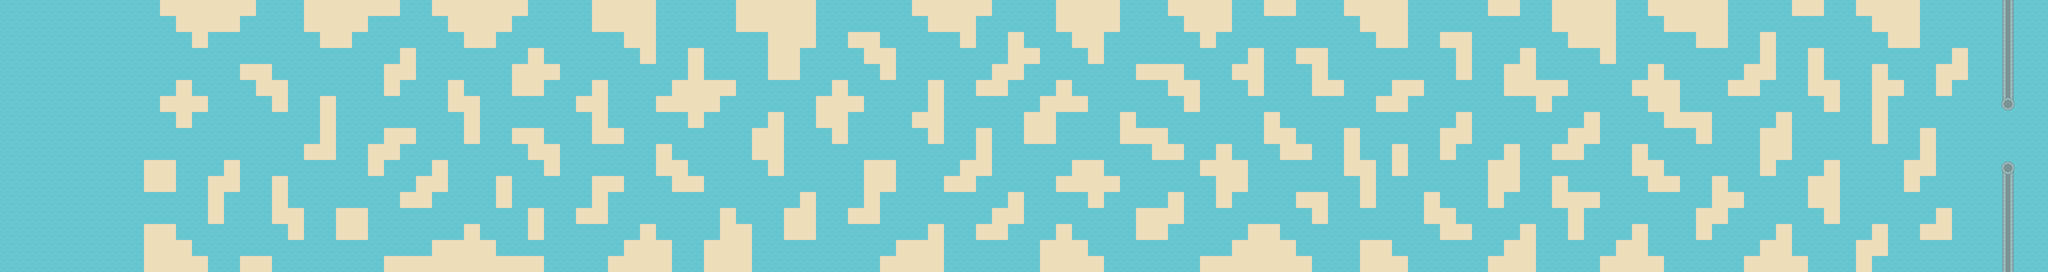

A level layout from a 2D game, rendered from its tile map. Below: a short description, then the map file with tile-grid data replaced by summaries:
An orthogonal 128x17 tile map with 64x64 px tiles, 2 tile layers (Water, Background), 2 tilesets and 244 objects (238x derwent, 4x bound, player, monster).

<map version="1.2" tiledversion="1.2.2" orientation="orthogonal" renderorder="right-down" width="128" height="17" tilewidth="64" tileheight="64" infinite="0" nextlayerid="45" nextobjectid="1196">
 <tileset firstgid="1" source="rpg-tiles-64.tsx" />
 <tileset firstgid="261" source="map-tiles-64.tsx" />
 <layer id="43" name="Water" width="128" height="17">
  <data>[2176 cells, 2176 non-empty, 1 distinct tile ids]</data>
 </layer>
 <layer id="44" name="Background" width="128" height="17">
  <data>[2176 cells, 569 non-empty, 4 distinct tile ids]</data>
 </layer>
 <objectgroup id="5" name="ObjectData">
  <object id="1" name="player" x="448" y="512" width="25.3333" height="62.6667" />
  <object id="1195" name="monster" x="-320" y="1024" width="25.3333" height="62.6667" />
 </objectgroup>
 <objectgroup id="6" name="RegionData" />
 <objectgroup id="7" name="PhysicsData">
  <object id="941" name="derwent" x="640" y="384" width="192" height="64" />
  <object id="942" name="derwent" x="576" y="640" width="128" height="128" />
  <object id="943" name="derwent" x="576" y="896" width="128" height="192" />
  <object id="944" name="derwent" x="704" y="960" width="64" height="128" />
  <object id="945" name="derwent" x="896" y="640" width="64" height="128" />
  <object id="946" name="derwent" x="1088" y="320" width="64" height="128" />
  <object id="947" name="derwent" x="1152" y="832" width="64" height="128" />
  <object id="948" name="derwent" x="1344" y="832" width="128" height="128" />
  <object id="949" name="derwent" x="1472" y="576" width="64" height="128" />
  <object id="951" name="derwent" x="1536" y="512" width="64" height="128" />
  <object id="952" name="derwent" x="1664" y="704" width="64" height="128" />
  <object id="953" name="derwent" x="1536" y="256" width="64" height="128" />
  <object id="954" name="derwent" x="1728" y="640" width="64" height="128" />
  <object id="955" name="derwent" x="1600" y="192" width="64" height="128" />
  <object id="956" name="derwent" x="1792" y="320" width="64" height="128" />
  <object id="957" name="derwent" x="1856" y="384" width="64" height="192" />
  <object id="958" name="derwent" x="2048" y="256" width="128" height="128" />
  <object id="959" name="derwent" x="2112" y="512" width="64" height="128" />
  <object id="960" name="derwent" x="2176" y="576" width="64" height="128" />
  <object id="961" name="derwent" x="1984" y="704" width="64" height="128" />
  <object id="962" name="derwent" x="2112" y="832" width="64" height="128" />
  <object id="963" name="derwent" x="2368" y="320" width="64" height="256" />
  <object id="964" name="derwent" x="2368" y="704" width="64" height="192" />
  <object id="965" name="derwent" x="2624" y="576" width="64" height="128" />
  <object id="966" name="derwent" x="2688" y="640" width="64" height="128" />
  <object id="967" name="derwent" x="2752" y="192" width="64" height="128" />
  <object id="968" name="derwent" x="2688" y="320" width="192" height="128" />
  <object id="969" name="derwent" x="3072" y="448" width="64" height="256" />
  <object id="970" name="derwent" x="3008" y="512" width="64" height="128" />
  <object id="971" name="derwent" x="3200" y="768" width="64" height="192" />
  <object id="972" name="derwent" x="3136" y="832" width="64" height="128" />
  <object id="973" name="derwent" x="2816" y="960" width="192" height="128" />
  <object id="974" name="derwent" x="2880" y="832" width="64" height="128" />
  <object id="976" name="derwent" x="2944" y="896" width="64" height="64" />
  <object id="978" name="derwent" x="2496" y="960" width="192" height="128" />
  <object id="979" name="derwent" x="1728" y="960" width="256" height="64" />
  <object id="980" name="derwent" x="1536" y="1024" width="640" height="64" />
  <object id="981" name="derwent" x="1088" y="704" width="64" height="192" />
  <object id="982" name="derwent" x="1280" y="384" width="64" height="256" />
  <object id="983" name="derwent" x="1024" y="256" width="64" height="128" />
  <object id="984" name="derwent" x="704" y="0" width="256" height="128" />
  <object id="985" name="derwent" x="1216" y="0" width="256" height="128" />
  <object id="986" name="derwent" x="1792" y="0" width="256" height="128" />
  <object id="987" name="derwent" x="2368" y="0" width="256" height="128" />
  <object id="988" name="derwent" x="832" y="704" width="64" height="192" />
  <object id="989" name="derwent" x="3264" y="384" width="128" height="128" />
  <object id="990" name="derwent" x="3456" y="640" width="128" height="128" />
  <object id="991" name="derwent" x="3456" y="768" width="64" height="128" />
  <object id="992" name="derwent" x="3584" y="960" width="192" height="128" />
  <object id="993" name="derwent" x="2560" y="128" width="64" height="128" />
  <object id="994" name="derwent" x="2944" y="0" width="320" height="128" />
  <object id="995" name="derwent" x="3072" y="128" width="128" height="192" />
  <object id="996" name="derwent" x="3456" y="128" width="64" height="128" />
  <object id="997" name="derwent" x="3520" y="192" width="64" height="128" />
  <object id="998" name="derwent" x="3712" y="320" width="64" height="256" />
  <object id="999" name="derwent" x="3904" y="512" width="64" height="192" />
  <object id="1000" name="derwent" x="3840" y="640" width="64" height="128" />
  <object id="1001" name="derwent" x="3968" y="832" width="64" height="128" />
  <object id="1002" name="derwent" x="4032" y="768" width="64" height="128" />
  <object id="1003" name="derwent" x="3712" y="0" width="192" height="128" />
  <object id="1004" name="derwent" x="4032" y="128" width="64" height="192" />
  <object id="1005" name="derwent" x="3968" y="256" width="64" height="128" />
  <object id="1006" name="derwent" x="4224" y="320" width="64" height="128" />
  <object id="1007" name="derwent" x="4096" y="448" width="128" height="128" />
  <object id="1008" name="derwent" x="4288" y="640" width="128" height="128" />
  <object id="1009" name="derwent" x="4160" y="960" width="192" height="128" />
  <object id="1010" name="derwent" x="4224" y="0" width="256" height="128" />
  <object id="1011" name="derwent" x="4352" y="128" width="64" height="128" />
  <object id="1012" name="derwent" x="4736" y="320" width="64" height="128" />
  <object id="1013" name="derwent" x="4672" y="256" width="64" height="128" />
  <object id="1014" name="derwent" x="4480" y="448" width="64" height="128" />
  <object id="1015" name="derwent" x="4544" y="832" width="128" height="128" />
  <object id="1016" name="derwent" x="4672" y="768" width="64" height="128" />
  <object id="1017" name="derwent" x="4928" y="960" width="256" height="128" />
  <object id="1018" name="derwent" x="4864" y="640" width="128" height="128" />
  <object id="1019" name="derwent" x="4992" y="192" width="64" height="192" />
  <object id="1020" name="derwent" x="4736" y="0" width="192" height="128" />
  <object id="1021" name="derwent" x="5056" y="0" width="128" height="64" />
  <object id="1022" name="derwent" x="5248" y="192" width="64" height="192" />
  <object id="1023" name="derwent" x="5056" y="448" width="64" height="128" />
  <object id="1024" name="derwent" x="5120" y="512" width="64" height="128" />
  </objectgroup>
</map>
<!-- 161 of 244 objects omitted -->
